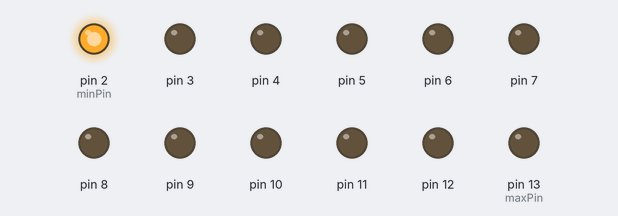
Simulated run of this sketch. Board: Arduino Uno, built with avr-gcc and run on an emulated ATmega328P. On the bench: output pins drawn as LEDs (lit = HIGH).

Above: at 0.05 s.
At 0.35 s:
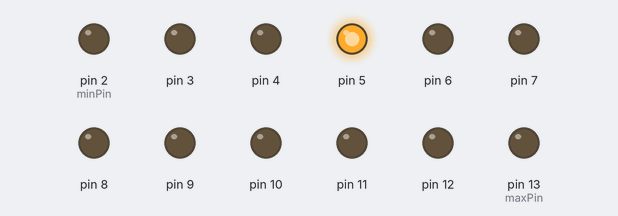
At 0.75 s:
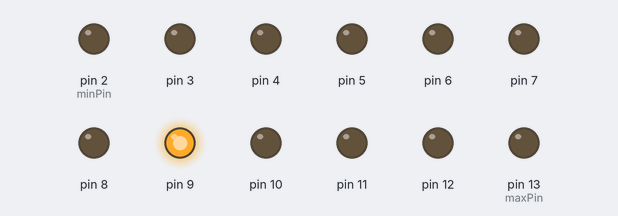
At 1.45 s:
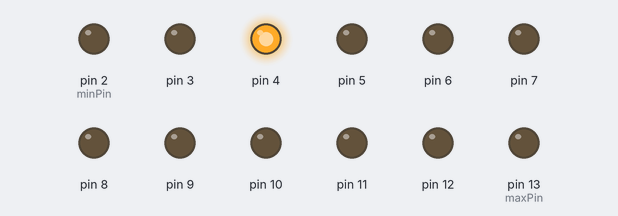
At 2.15 s:
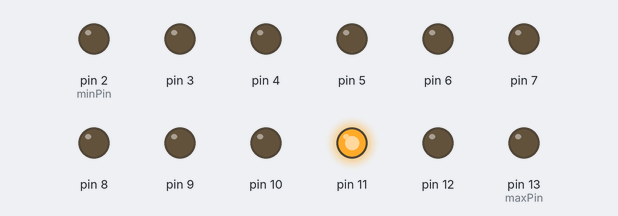
At 2.85 s:
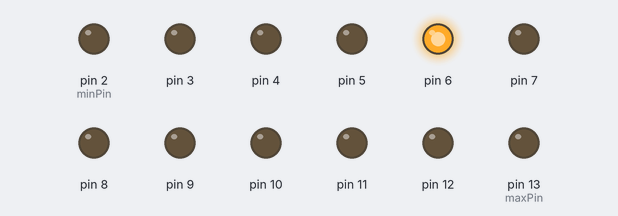
Timing chart, 0 to 3.1 s (numbered marks = the images above):
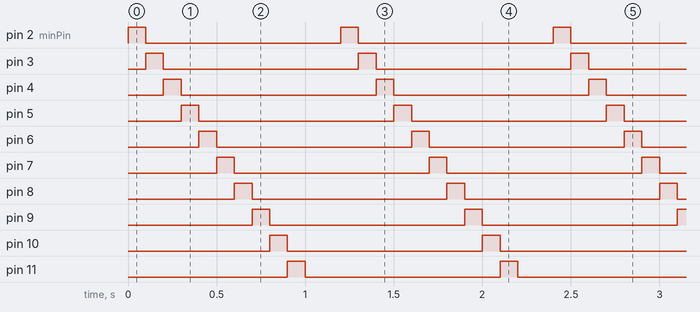

The sketch:

testFretWrite.ino
```cpp
int delayTime = 100;
int minPin = 2;
int maxPin = 13;

void setup() {
        for (int i = minPin; i <= maxPin; i++) {
                pinMode(i, OUTPUT);
        }

        Serial.begin(9600);
}


void loop() {
        for (int i = minPin; i <= maxPin; i++) {
                digitalWrite(i, HIGH);
                delay(delayTime);
                digitalWrite(i, LOW);
        }
}
```

Measured:
- by itself, pin 2 (minPin), pin 3–12, pin 13 (maxPin): alternates HIGH for 0.10 s and LOW for 1.1 s
- by itself, everything shown: repeats every 1.2 s, in 12 steps
